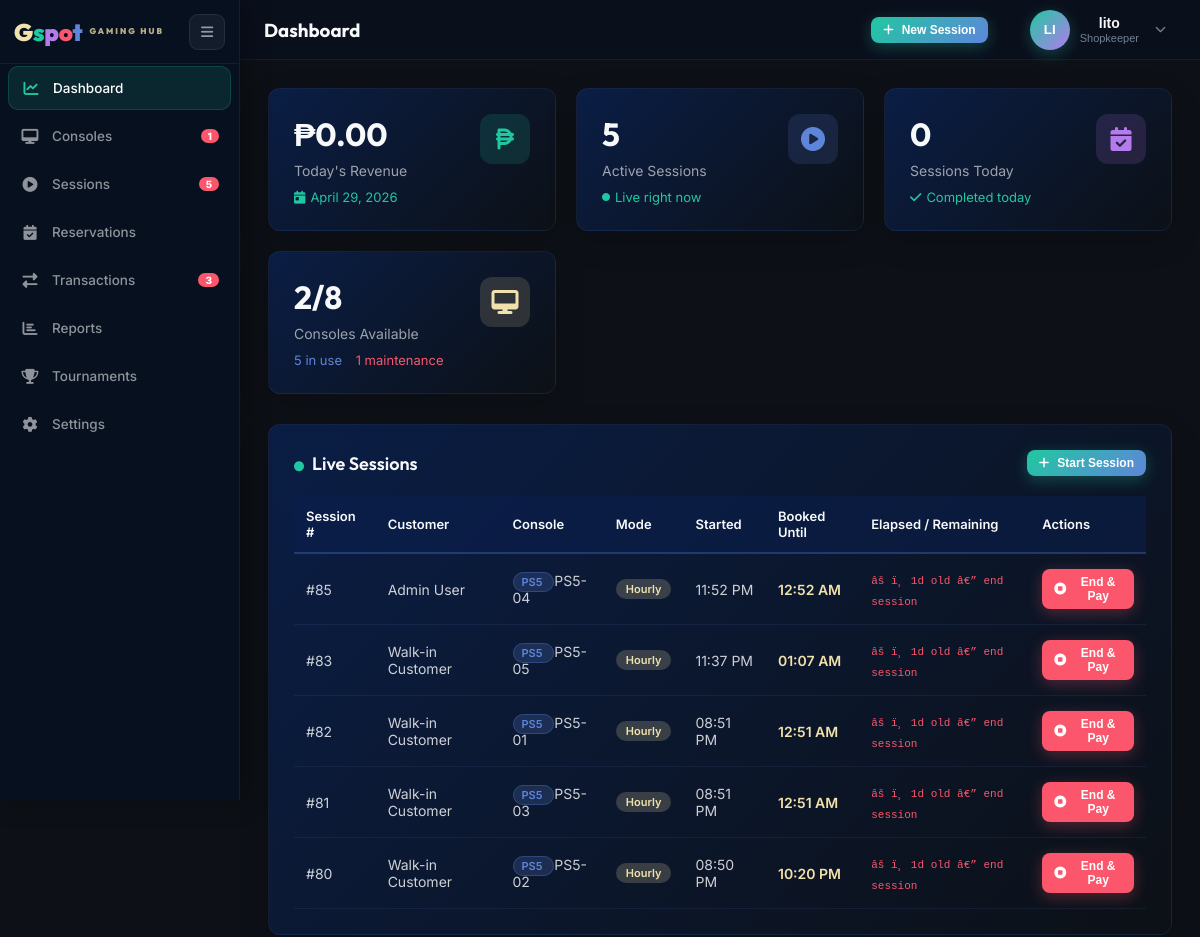
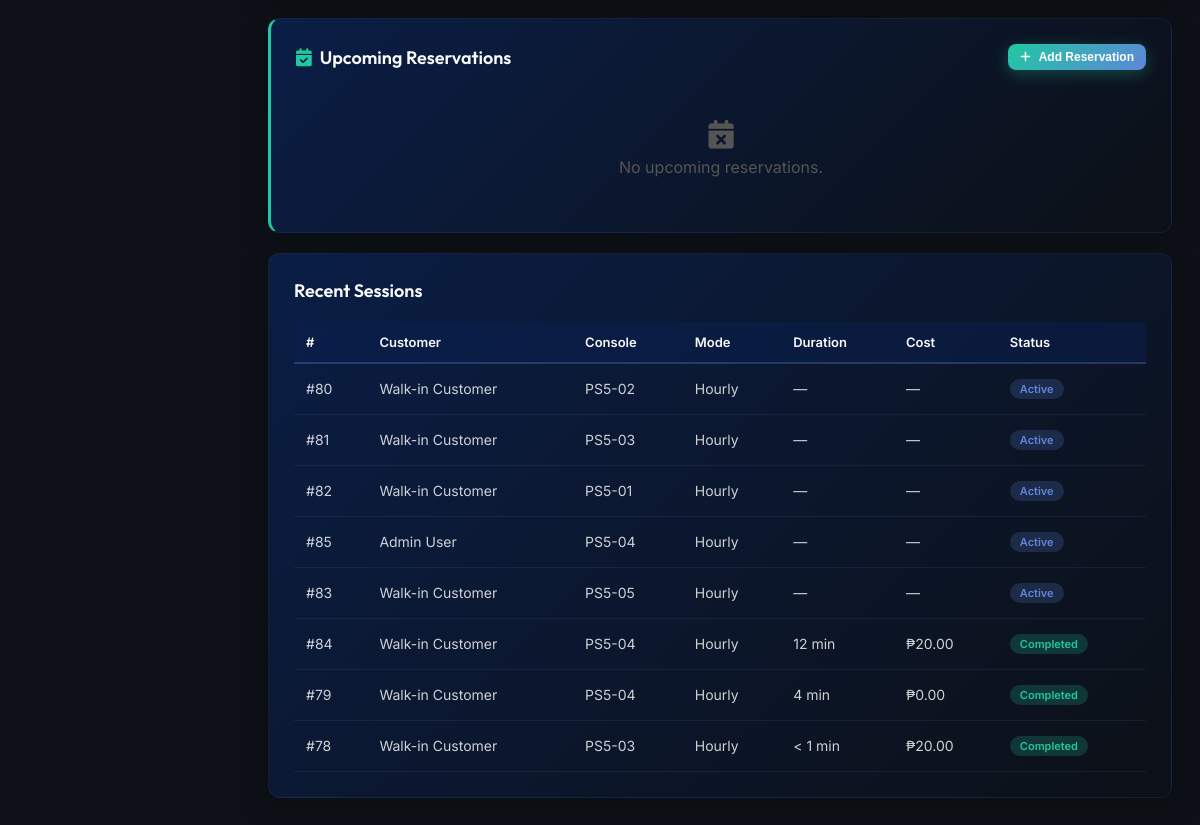
Screenshot of /admin.php (signed in) with the database file from the repository (2 pictures, top to bottom).
### tables this page shows
CREATE TABLE `gaming_sessions` (
  `session_id` int(11) NOT NULL,
  `user_id` int(11) NOT NULL,
  `console_id` int(11) NOT NULL,
  `rental_mode` enum('hourly','open_time','unlimited') NOT NULL,
  `planned_minutes` int(11) DEFAULT NULL,
  `start_time` datetime NOT NULL DEFAULT current_timestamp(),
  `end_time` datetime DEFAULT NULL,
  `duration_minutes` int(11) DEFAULT NULL,
  `hourly_rate` decimal(10,2) NOT NULL DEFAULT 0.00,
  `total_cost` decimal(10,2) DEFAULT NULL,
  `status` enum('active','completed','cancelled') NOT NULL DEFAULT 'active',
  `payment_status` enum('paid','unpaid','partial') DEFAULT NULL,
  `created_by` int(11) NOT NULL,
  `created_at` datetime NOT NULL DEFAULT current_timestamp()
);

CREATE TABLE `users` (
  `user_id` int(11) NOT NULL,
  `email` varchar(100) NOT NULL,
  `password_hash` varchar(255) NOT NULL,
  `full_name` varchar(100) NOT NULL,
  `phone` varchar(20) DEFAULT NULL,
  `role` enum('customer','shopkeeper','owner','walkin') NOT NULL DEFAULT 'customer',
  `status` enum('active','inactive') NOT NULL DEFAULT 'active',
  `email_verified` tinyint(1) NOT NULL DEFAULT 0,
  `verification_token` varchar(64) DEFAULT NULL,
  `verification_expires` datetime DEFAULT NULL,
  `reset_token` varchar(64) DEFAULT NULL,
  `reset_expires` datetime DEFAULT NULL,
  `created_at` datetime NOT NULL DEFAULT current_timestamp(),
  `consecutive_cancellations` tinyint(3) UNSIGNED NOT NULL DEFAULT 0,
  `reservation_banned_until` datetime DEFAULT NULL
);

CREATE TABLE `consoles` (
  `console_id` int(11) NOT NULL,
  `console_name` varchar(50) NOT NULL,
  `console_type` enum('PS5','PS4','Xbox Series X') NOT NULL,
  `unit_number` varchar(10) NOT NULL,
  `status` enum('available','in_use','maintenance') NOT NULL DEFAULT 'available',
  `hourly_rate` decimal(10,2) NOT NULL DEFAULT 0.00,
  `created_at` datetime NOT NULL DEFAULT current_timestamp()
);

### includes/db_functions.php (called while the page is built, shortened)
<?php
require_once __DIR__ . '/db_config.php';
function getConsoles($status = null, $type = null) {
    global $conn;
    $sql = "SELECT * FROM consoles WHERE 1=1";
    $params = [];
    $types = "";
    if ($status) {
        $sql .= " AND status = ?";
        $params[] = $status;
        $types .= "s";
    }
    $sql .= " ORDER BY console_type, unit_number";
    $stmt = $conn->prepare($sql);
    if (!empty($params)) {
        $stmt->bind_param($types, ...$params);
    }
    $stmt->execute();
    return $stmt->get_result()->fetch_all(MYSQLI_ASSOC);
}
function getActiveSessions() {
    global $conn;
    $sql = "SELECT gs.*, u.full_name AS customer_name, c.console_name, c.console_type, c.unit_number,
                   COALESCE((SELECT SUM(t.amount) FROM transactions t WHERE t.session_id = gs.session_id AND t.amount > 0), 0) AS upfront_paid,
                   COALESCE((SELECT SUM(ABS(t.amount)) FROM transactions t WHERE t.session_id = gs.session_id AND t.amount < 0), 0) AS refunded_amount
            FROM gaming_sessions gs
            JOIN users u ON gs.user_id = u.user_id
            JOIN consoles c ON gs.console_id = c.console_id
            WHERE gs.status = 'active'
            ORDER BY gs.start_time DESC";
    $result = $conn->query($sql);
    return $result->fetch_all(MYSQLI_ASSOC);
}
function getDailySalesReport($date) {
    global $conn;
    $stmt = $conn->prepare(
        "SELECT COUNT(*) AS total_sessions,
                SUM(total_cost) AS total_revenue,
                AVG(duration_minutes) AS avg_duration,
                SUM(CASE WHEN rental_mode = 'hourly' THEN 1 ELSE 0 END) AS hourly_sessions,
                SUM(CASE WHEN rental_mode = 'open_time' THEN 1 ELSE 0 END) AS open_time_sessions,
                SUM(CASE WHEN rental_mode = 'unlimited' THEN 1 ELSE 0 END) AS unlimited_sessions
         FROM gaming_sessions
         WHERE DATE(start_time) = ? AND status = 'completed'"
    );
    $stmt->bind_param("s", $date);
    $stmt->execute();
    return $stmt->get_result()->fetch_assoc();
}
?>

### admin_sections/dashboard.php (shortened to what this page needs)
<div class="page active" id="dashboard">
    <div class="stats-grid">
        <div class="stat-card">
            <div class="stat-card-header">
                <div>
                    <div class="stat-value">₱<?= number_format($todayRevenue, 2) ?></div>
                    <div class="stat-label">Today's Revenue</div>
                </div>
                <div class="stat-icon revenue"><i class="fas fa-peso-sign"></i></div>
            </div>
            <div class="stat-change up"><i class="fas fa-calendar-day"></i> <?= date('F d, Y') ?></div>
        </div>
        <div class="stat-card">
            <div class="stat-card-header">
                <div>
                    <div class="stat-value"><?= $activeCount ?></div>
                    <div class="stat-label">Active Sessions</div>
                </div>
                <div class="stat-icon sessions"><i class="fas fa-play-circle"></i></div>
            </div>
            <div class="stat-change up"><i class="fas fa-circle" style="color:#20c8a1;font-size:8px"></i> Live right now</div>
        </div>
        <div class="stat-card">
            <div class="stat-card-header">
                <div>
                    <div class="stat-value"><?= $todayBookings ?></div>
                    <div class="stat-label">Sessions Today</div>
                </div>
                <div class="stat-icon bookings"><i class="fas fa-calendar-check"></i></div>
            </div>
            <div class="stat-change up"><i class="fas fa-check"></i> Completed today</div>
        </div>
        <div class="stat-card">
            <div class="stat-card-header">
                <div>
                    <div class="stat-value"><?= $availableCount ?>/<?= count($allConsoles) ?></div>
                    <div class="stat-label">Consoles Available</div>
                </div>
                <div class="stat-icon consoles"><i class="fas fa-desktop"></i></div>
            </div>
            <div class="stat-change up">
                <span style="color:#5f85da"><?= $inUseCount ?> in use</span> &nbsp;
                <span style="color:#fb566b"><?= $maintenanceCount ?> maintenance</span>
            </div>
        </div>
    </div>
    <div class="card">
        <div class="card-header">
            <h3 class="card-title"><i class="fas fa-circle" style="color:#20c8a1;font-size:10px;margin-right:8px"></i>Live Sessions</h3>
            <button class="btn btn-primary btn-sm" onclick="openModal('startSession')"><i class="fas fa-plus"></i> Start Session</button>
        </div>
        <?php if (empty($activeSessions)): ?>
            <div class="empty-state"><i class="fas fa-couch"></i>No active sessions right now</div>
        <?php else: ?>
        <table class="data-table">
            <thead><tr><th>Session #</th><th>Customer</th><th>Console</th><th>Mode</th><th>Started</th><th>Booked Until</th><th>Elapsed / Remaining</th><th>Actions</th></tr></thead>
            <tbody>
            <?php foreach ($activeSessions as $sess): ?>
            <tr>
                <td>#<?= $sess['session_id'] ?></td>
                <td><?= htmlspecialchars($sess['customer_name']) ?></td>
                <td>
                    <span class="console-type-badge <?= $sess['console_type'] === 'PS5' ? 'ps5' : ($sess['console_type'] === 'PS4' ? 'ps4' : 'xbox') ?>">
                        <?= $sess['console_type'] ?>
                    </span>
                    <?= htmlspecialchars($sess['unit_number']) ?>
                </td>
                <td><span class="badge pending"><?= match($sess['rental_mode']) { 'open_time' => 'Open Time', default => ucfirst($sess['rental_mode']) } ?></span></td>
                <td><?= date('h:i A', strtotime($sess['start_time'])) ?></td>
                <td>
                    <?php if ($sess['rental_mode'] === 'hourly' && $sess['planned_minutes']):
                        $bookedEndDt = new DateTime($sess['start_time'], new DateTimeZone('Asia/Manila'));
                        $bookedEndDt->modify('+' . $sess['planned_minutes'] . ' minutes');
                    ?>
                        <span style="color:#f1e1aa;font-weight:600"><?= $bookedEndDt->format('h:i A') ?></span>
                    <?php else: ?>—<?php endif; ?>
                </td>
                <td><span class="session-timer" data-start="<?= $sess['start_time'] ?>" data-planned="<?= $sess['planned_minutes'] ?? '' ?>">—</span></td>
                <td>
                    <button class="btn btn-danger btn-sm" onclick="openEndSessionModal(
                        <?= $sess['session_id'] ?>,
                        '<?= htmlspecialchars(addslashes($sess['customer_name'])) ?>',
                        '<?= htmlspecialchars(addslashes($sess['unit_number'])) ?>',
                        '<?= $sess['rental_mode'] ?>',
                        <?= strtotime($sess['start_time']) ?>,
                        <?= (int)($sess['planned_minutes'] ?? 0) ?>,
                        <?= (float)($sess['upfront_paid'] ?? 0) ?>)">
                        <i class="fas fa-stop-circle"></i> End &amp; Pay
                    </button>
                </td>
            </tr>
            <?php endforeach; ?>
            </tbody>
        </table>
        <?php endif; ?>
    </div>
    <div class="card" style="border-left:3px solid #20c8a1;margin-bottom:20px;">
        <div class="card-header" style="display:flex;align-items:center;justify-content:space-between;flex-wrap:wrap;gap:10px;">
            <div style="display:flex;align-items:center;gap:10px;">
                <h3 class="card-title" style="margin:0;">
                    <i class="fas fa-calendar-check" style="color:#20c8a1;margin-right:8px;"></i>Upcoming Reservations
                </h3>
            </div>
            <button class="btn btn-primary btn-sm" onclick="openModal('addReservation')">
                <i class="fas fa-plus"></i> Add Reservation
            </button>
        </div>
        <?php if (empty($upcomingReservations)): ?>
        <div style="padding:30px;text-align:center;color:#555;">
            <i class="fas fa-calendar-xmark" style="font-size:1.8rem;display:block;margin-bottom:8px;"></i>
            No upcoming reservations.
        </div>
        <?php endif; ?>
    </div>
    <div class="card">
        <div class="card-header"><h3 class="card-title">Recent Sessions</h3></div>
        <table class="data-table">
            <thead><tr><th>#</th><th>Customer</th><th>Console</th><th>Mode</th><th>Duration</th><th>Cost</th><th>Status</th></tr></thead>
            <tbody>
            <?php foreach (array_slice($recentSessions, 0, 8) as $sess): ?>
            <tr>
                <td>#<?= $sess['session_id'] ?></td>
                <td><?= htmlspecialchars($sess['customer_name']) ?></td>
                <td><?= htmlspecialchars($sess['unit_number']) ?></td>
                <td><?= match($sess['rental_mode']) { 'open_time' => 'Open Time', default => ucfirst($sess['rental_mode']) } ?></td>
                <td><?= $sess['duration_minutes'] !== null ? ($sess['duration_minutes'] > 0 ? $sess['duration_minutes'].' min' : '< 1 min') : '—' ?></td>
                <td><?= $sess['total_cost'] ? '₱'.number_format($sess['total_cost'],2) : '—' ?></td>
                <td><span class="badge <?= $sess['status'] ?>"><?= ucfirst($sess['status']) ?></span></td>
            </tr>
            <?php endforeach; ?>
            </tbody>
        </table>
    </div>
</div>

### rows the page displays
gaming_sessions: session_id "85", user.full_name "Admin User", console.console_type "PS5", console.unit_number "PS5-04", rental_mode "Hourly", start_time "11:52 PM", $bookedEndDt->format('h:i A') "12:52 AM", status "Active"
gaming_sessions: session_id "83", user.full_name "Walk-in Customer", console.console_type "PS5", console.unit_number "PS5-05", rental_mode "Hourly", start_time "11:37 PM", $bookedEndDt->format('h:i A') "01:07 AM", status "Active"
gaming_sessions: session_id "82", user.full_name "Walk-in Customer", console.console_type "PS5", console.unit_number "PS5-01", rental_mode "Hourly", start_time "08:51 PM", $bookedEndDt->format('h:i A') "12:51 AM", status "Active"
gaming_sessions: session_id "81", user.full_name "Walk-in Customer", console.console_type "PS5", console.unit_number "PS5-03", rental_mode "Hourly", start_time "08:51 PM", $bookedEndDt->format('h:i A') "12:51 AM", status "Active"
gaming_sessions: session_id "80", user.full_name "Walk-in Customer", console.console_type "PS5", console.unit_number "PS5-02", rental_mode "Hourly", start_time "08:50 PM", $bookedEndDt->format('h:i A') "10:20 PM", status "Active"
gaming_sessions: session_id "84", user.full_name "Walk-in Customer", console.unit_number "PS5-04", rental_mode "Hourly", duration_minutes "12", total_cost "20.00", status "Completed"
gaming_sessions: session_id "79", user.full_name "Walk-in Customer", console.unit_number "PS5-04", rental_mode "Hourly", duration_minutes "4", total_cost "0.00", status "Completed"
gaming_sessions: session_id "78", user.full_name "Walk-in Customer", console.unit_number "PS5-03", rental_mode "Hourly", duration_minutes "< 1 min", total_cost "20.00", status "Completed"

### other values shown
$maintenanceCount "1"
$activeCount "5"
count($pendingSessions) "3"
getUserInitials() "LI"
$user['full_name'] "lito"
getRoleBadge() "Shopkeeper"
$todayRevenue "0.00"
$todayBookings "0"
$availableCount "2"
count($allConsoles) "8"
$inUseCount "5"
